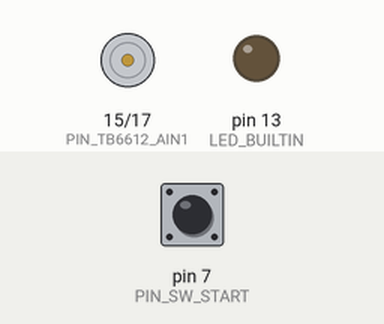
This sketch was run on a simulated Arduino Uno, built with avr-gcc and run on an emulated ATmega328P. On the bench: motor-driver pin pairs drawn as motors (green arrow = first pin HIGH = forward, orange = second pin HIGH = backward, longer = more drive, scaled by the enable pin), output pins drawn as LEDs (lit = HIGH). The test bench sets the inputs (shaded band); at power-on: pin 7 (PIN_SW_START) HIGH. What the sketch prints to the serial monitor is not drawn.

Above: at 0.1 s.
At 0.7 s:
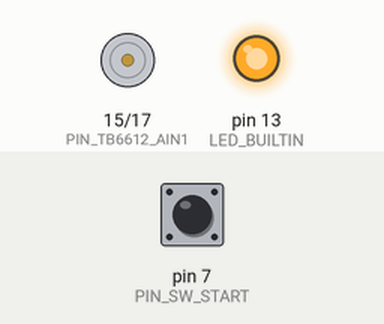
1.1 s: pin 7 (PIN_SW_START) pulled LOW for 0.15 s
At 2.0 s:
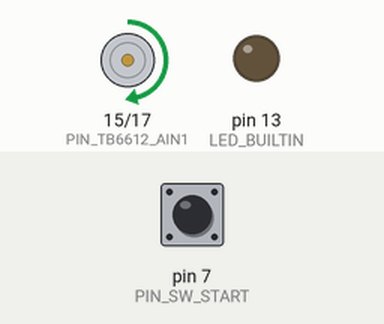
Timing chart, 0 to 10.1 s (numbered marks = the images above; inputs shaded):
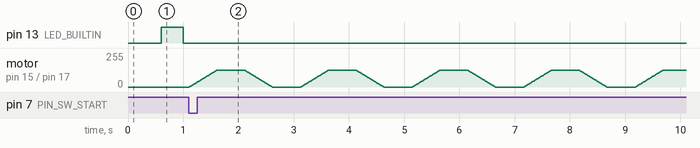

The sketch:

test_tb6612_2nd.ino
```cpp
// ダ・ヴィンチ32U 拡張基板
// https://github.com/ohguma/davinci_board
//
// モーターテスト 第２弾 スピード可変
// 2023-04-08 ohguma
//
// ■マイコン情報
// ストロベリーリナックス
// ダ・ヴィンチ32U with Arduino Bootloader
// https://strawberry-linux.com/catalog/items?code=25001
//
// ■ピン設定
// ・スタートスイッチはD7に接続されONでGNDに繋がる。
// ・D7はINPUT_PULLUPモードで使用する。
const int PIN_SW_START = 7;
//
// ・モータードライバ TOSHIBA TB6612FNG
// Davinci             TB6612FNG
// ━━━━━━┓      ┏━━━━━┓
// D15 (23ピン)┠───┨AIN1   A01┠─ MT1 -
// D17 (22ピン)┠───┨AIN2   A02┠─ MT1 +
// D5  (12ピン)┠───┨PWMA      ┃
// D16 (24ピン)┠───┨BIN1   B01┠─ MT2 +
// D14 (25ピン)┠───┨BIN2   B02┠─ MT2 -
// D11 (29ピン)┠───┨PWMB      ┃
//
// IN1  IN2  PWM  動作
// ---- ---- ---- -----------------
// LOW  LOW  HIGH 停止
// HIGH LOW  数値 時計回り
// LOW  HIGH 数値 半時計回り
// HIGH HIGH 任意 ショートブレーキ（モーター端子を短絡した状態）
//   ※数値は0～255で指定する(255指定時が100%)。analogWrite()を使う。
//
// TB6612FNG Hookup Guide
// https://learn.sparkfun.com/tutorials/TB6612fng-hookup-guide/all
//
// MOTOR1
const int PIN_TB6612_AIN1 = 15;
const int PIN_TB6612_AIN2 = 17;
const int PIN_TB6612_PWMA = 5;

void setup() {
  Serial.begin(9600);
  // オンボードLED 出力設定（LED_BUILTINは定義済定数。値は13）
  pinMode(LED_BUILTIN, OUTPUT);
  // スタートスイッチ プルアップ入力設定
  pinMode(PIN_SW_START, INPUT_PULLUP);
  // MOTOR1
  pinMode(PIN_TB6612_AIN1, OUTPUT);
  pinMode(PIN_TB6612_AIN2, OUTPUT);
  pinMode(PIN_TB6612_PWMA, OUTPUT);

  // スタートスイッチが押されるまで、オンボードLEDを点滅する。
  unsigned long tm = 0;
  // スタートスイッチが押されるとINPUT_PULLUPモードの
  // digitalRead()はLOWになり、whileを終了する。
  Serial.println("Wait until the start switch is pressed.");
  while (digitalRead(PIN_SW_START) == HIGH) {
    // tmは500ミリ秒ごとに0,1,2,3,…となる。
    tm = millis() / 500;
    // 500ミリ秒ごとにLEDをON/OFFする。
    if (tm % 2 == 1) {
      // tmを2で割った余りが1の時、LED：ON
      digitalWrite(LED_BUILTIN, HIGH);
      Serial.print("o");
    } else {
      // tmを2で割った余りが0の時、LED：OFF
      digitalWrite(LED_BUILTIN, LOW);
      Serial.print(".");
    }
    //少し待つ。
    delay(100);
  }
  // オンボードLEDが点灯状態のままループしないよう消しておく。
  digitalWrite(LED_BUILTIN, LOW);
  Serial.print("Start loop.");
}

void loop() {
  // 最大スピード設定（％指定）
  int max_speed = 50;
  // スピード設定（％指定）
  int speed = 0;
  // PWM値(0～255)
  int pwm = 0;

  // MOTOR1 前進 加速
  for (speed = 0; speed < max_speed; speed++) {
    digitalWrite(PIN_TB6612_AIN1, HIGH);
    digitalWrite(PIN_TB6612_AIN2, LOW);
    pwm = map(constrain(speed, 0, 100), 0, 100, 0, 255);
    analogWrite(PIN_TB6612_PWMA, pwm);
    Serial.println(speed);
    delay(10);
  }
  // 最大スピード維持
  delay(500);
  // MOTOR1 前進 減速
  for (speed = max_speed - 1; speed >= 0; speed--) {
    // MOTOR1
    digitalWrite(PIN_TB6612_AIN1, HIGH);
    digitalWrite(PIN_TB6612_AIN2, LOW);
    pwm = map(constrain(speed, 0, 100), 0, 100, 0, 255);
    analogWrite(PIN_TB6612_PWMA, pwm);
    Serial.println(speed);
    delay(10);
  }
  // MOTOR1 停止
  digitalWrite(PIN_TB6612_AIN1, LOW);
  digitalWrite(PIN_TB6612_AIN2, LOW);
  digitalWrite(PIN_TB6612_PWMA, HIGH);
  delay(500);
}


//  ■課題
//  (1) シリアルモニタを見ながら、スケッチを実行する。
//  (2) MOTOR1とMOTOR2を同時に同様に動かす。
//
```
